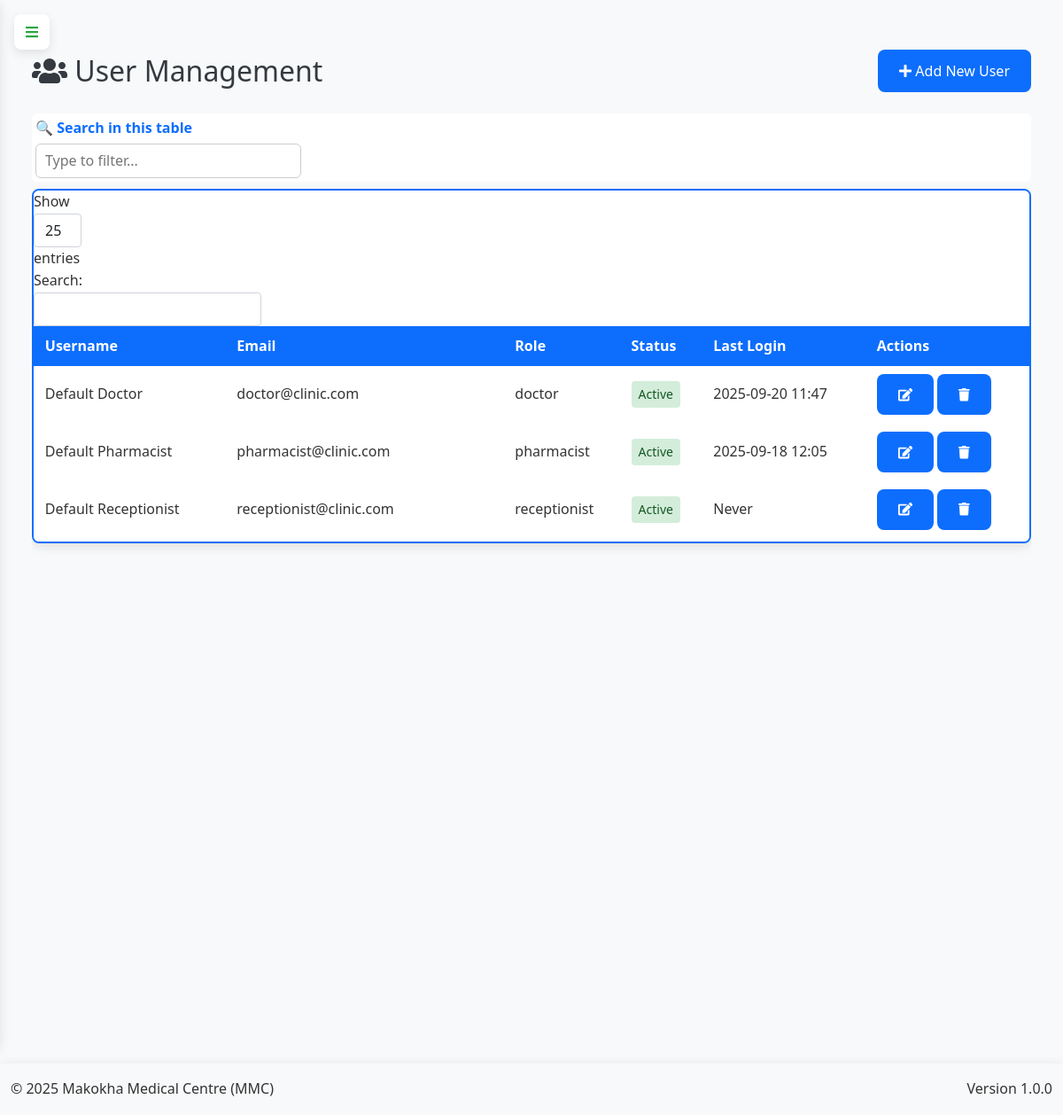
The app's page /admin/users (signed in) with its own data.
### app.py (models this page shows, shortened)
class User(db.Model, UserMixin):
    __tablename__ = 'user'
    id = db.Column(db.Integer, primary_key=True)
    username = db.Column(db.String(50), unique=True, nullable=False)
    email = db.Column(db.String(100), unique=True, nullable=False)
    password = db.Column(db.String(200), nullable=False)
    role = db.Column(db.String(20), nullable=False, default='user')
    is_active = db.Column(db.Boolean, default=True)
    last_login = db.Column(db.DateTime)
    profile_picture = db.Column(db.String(255))
    created_at = db.Column(db.DateTime, default=lambda: datetime.now(timezone.utc))
    updated_at = db.Column(db.DateTime, default=lambda: datetime.now(timezone.utc), onupdate=lambda: datetime.now(timezone.utc))

### app.py (the view, shortened to what this page needs)
@app.route('/admin/users', methods=['GET', 'POST'])
@login_required
def manage_users():
    if current_user.role != 'admin':
        flash('Unauthorized access', 'danger')
        return redirect(url_for('home'))
    users = User.query.order_by(User.last_login.desc().nullslast(), User.username.asc()).all()
    return render_template('admin/users.html', users=users)

### app.py (called while the page is built, shortened)
@app.before_request
def initialize_data():
    global _first_request
    if not _first_request:
        return

@app.context_processor
def inject_current_date():
    return {'current_date': date.today().strftime('%Y-%m-%d')}

@app.context_processor
def inject_csrf_token():
    return dict(csrf_token=generate_csrf)

@app.context_processor
def utility_processor():
    def decrypt_data(encrypted_data):
        if not encrypted_data:
            return ""
        try:
            return Config.decrypt_data_static(encrypted_data)
        except:
            return "[Decryption Error]"
    return dict(decrypt_data=decrypt_data)

    @login_manager.user_loader
    def load_user(user_id):
        return db.session.get(User, int(user_id))

### templates/admin/users.html (shortened to what this page needs)
{% extends "base.html" %}
{% block content %}
<div class="content">
    <div class="page-header">
        <h2><i class="fas fa-users"></i> User Management</h2>
        <div class="page-actions">
            <button class="btn btn-primary" data-toggle="modal" data-target="#addUserModal">
                <i class="fas fa-plus"></i> Add New User
            </button>
        </div>
    </div>
    <div class="table-responsive">
        <table class="data-table" id="usersTable">
            <thead>
                <tr>
                    <th>Username</th>
                    <th>Email</th>
                    <th>Role</th>
                    <th>Status</th>
                    <th>Last Login</th>
                    <th>Actions</th>
                </tr>
            </thead>
            <tbody>
                {% for user in users %}
                <tr>
                    <td>{{ user.username }}</td>
                    <td>{{ user.email }}</td>
                    <td>{{ user.role }}</td>
                    <td>
                        <span class="status-badge {% if user.is_active %}active{% else %}inactive{% endif %}">
                            {% if user.is_active %}Active{% else %}Inactive{% endif %}
                        </span>
                    </td>
                    <td>
                        {% if user.last_login %}
                            {{ user.last_login.strftime('%Y-%m-%d %H:%M') }}
                        {% else %}
                            Never
                        {% endif %}
                    </td>
                    <td>
                        <button class="btn btn-sm btn-edit" data-id="{{ user.id }}" data-toggle="modal" data-target="#editUserModal">
                            <i class="fas fa-edit"></i>
                        </button>
                        {% if user.id != current_user.id %}
                        <button class="btn btn-sm btn-delete" data-id="{{ user.id }}">
                            <i class="fas fa-trash"></i>
                        </button>
                        {% endif %}
                    </td>
                </tr>
                {% endfor %}
            </tbody>
        </table>
    </div>
</div>
{% endblock %}

### static/css/style.css (style rules this page uses)
:root { --primary-color: #3498db; --secondary-color: #2980b9; --success-color: #2ecc71; --danger-color: #e74c3c; --warning-color: #f39c12; --info-color: #1abc9c; --light-color: #ecf0f1; --dark-color: #2c3e50; --gray-color: #95a5a6; --white-color: #ffffff; --black-color: #000000; --sidebar-width: 250px; --sidebar-collapsed-width: 0; --top-bar-height: 60px; --shadow: 0 2px 10px rgba(0, 0, 0, 0.1); --transition: all 0.3s ease; }
* { margin: 0; padding: 0; box-sizing: border-box; font-family: 'Segoe UI', Tahoma, Geneva, Verdana, sans-serif; }
.btn { position: relative; z-index: auto; }
.content, .main-content, .dashboard-container { position: static !important; overflow: visible !important; }
body { background-color: #f5f6fa; color: #333; line-height: 1.6; overflow-x: hidden; }
button, input, select, textarea { font-family: inherit; font-size: inherit; }
.btn { display: inline-block; padding: 8px 16px; border: none; border-radius: 4px; background-color: var(--primary-color); color: white; cursor: pointer; transition: var(--transition); }
.btn-sm { padding: 5px 10px; font-size: 0.9rem; }
.btn-primary { background-color: var(--primary-color); }
.content { flex: 1; padding: 20px; overflow-y: auto; }
.data-table { width: 100%; border-collapse: collapse; margin-bottom: 20px; }
.data-table th, .data-table td { padding: 12px 15px; text-align: left; border-bottom: 1px solid #eee; }
.data-table th { background-color: #f8f9fa; font-weight: 600; color: var(--dark-color); }
.status-badge { display: inline-block; padding: 4px 8px; border-radius: 4px; font-size: 0.8rem; font-weight: 500; color: white; }
.status-badge.active { background-color: var(--success-color); }

### templates/base.html (style rules this page uses)
:root { --sidebar-width: 260px; --sidebar-collapsed-width: 0px; --primary-color: #0d6efd; --primary-dark: #0a58ca; --secondary-color: #6c757d; --header-height: 60px; --transition-speed: 0.3s; --border-color: rgba(255, 255, 255, 0.1); --table-blue: #0d6efd; --table-white: #ffffff; --hamburger-red: #038d38ff; --hamburger-green: #28a745; --bg-light: #f8f9fa; --text-dark: #212529; --shadow: 0 4px 12px rgba(0, 0, 0, 0.1); --radius: 8px; }
body { background-color: var(--bg-light); font-family: 'Segoe UI', Tahoma, Geneva, Verdana, sans-serif; line-height: 1.6; padding-top: 20px; }
.table-container table { width: 100%; border-collapse: separate; border-spacing: 0; table-layout: auto; }
.table-container th { background-color: var(--table-blue) !important; color: var(--table-white) !important; position: sticky; top: 0; padding: 0.6rem 0.8rem; font-weight: 600; white-space: nowrap; border: none; text-align: left; z-index: 2; }
.table-container td { padding: 0.6rem 0.8rem; vertical-align: middle; border: none; white-space: nowrap; overflow: hidden; text-overflow: ellipsis; max-width: 250px; }
.table-container tbody tr { transition: background-color 0.2s; }
.btn { border-radius: var(--radius); padding: 0.75rem 1.5rem; font-weight: 500; transition: all 0.3s; }
.btn-primary { background-color: var(--primary-color); border-color: var(--primary-color); }

### templates/admin/users.html (style rules this page uses)
.status-badge { display: inline-block; padding: 0.25rem 0.5rem; border-radius: 0.25rem; font-size: 0.875rem; font-weight: 500; }
.status-badge.active { background-color: #d4edda; color: #155724; }
.page-header { display: flex; justify-content: space-between; align-items: center; margin-bottom: 1.5rem; }
.page-header h2 { margin: 0; color: #343a40; }
.page-actions .btn { margin-left: 0.5rem; }

### records on screen
User: username "Default Doctor", email "doctor@clinic.com", role "doctor", is_active "Active", last_login "2025-09-20 11:47"
User: username "Default Pharmacist", email "pharmacist@clinic.com", role "pharmacist", is_active "Active", last_login "2025-09-18 12:05"
User: username "Default Receptionist", email "receptionist@clinic.com", role "receptionist", is_active "Active", shows "Never"
